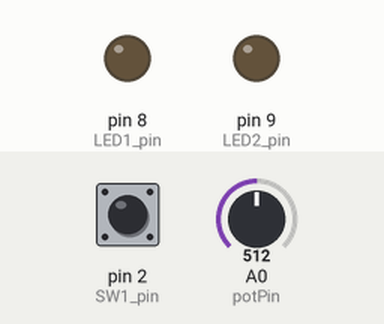
This sketch was run on a simulated Arduino Uno, built with avr-gcc and run on an emulated ATmega328P. Shown: output pins drawn as LEDs (lit = HIGH). Inputs (shaded band) come from the test bench; at power-on: pin 2 (SW1_pin) LOW, A0 (potPin) = 512. What the sketch prints to the serial monitor is not drawn.

Above: at 1.2 s.
1.3 s: pin 2 (SW1_pin) pulled HIGH for 0.15 s
At 1.8 s:
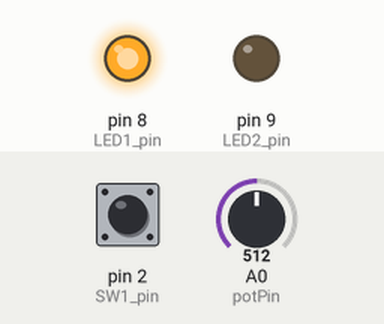
4.4 s: pin 2 (SW1_pin) pulled HIGH for 0.15 s
6.8 s: pin 2 (SW1_pin) pulled HIGH for 3.2 s
At 11.1 s:
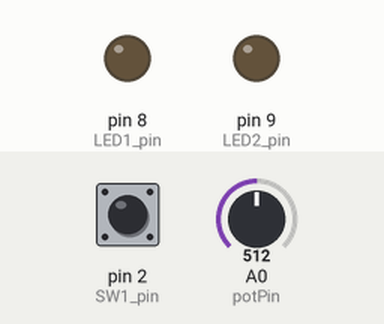
11.5 s: pin 2 (SW1_pin) driven HIGH
At 12.1 s:
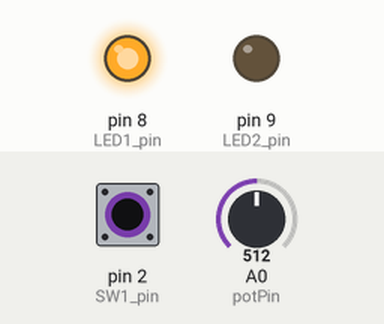
14.5 s: pin 2 (SW1_pin) driven LOW
16.4 s: pin 2 (SW1_pin) pulsed HIGH 5 times (0.12 s each, 0.3 s apart)
At 18.6 s:
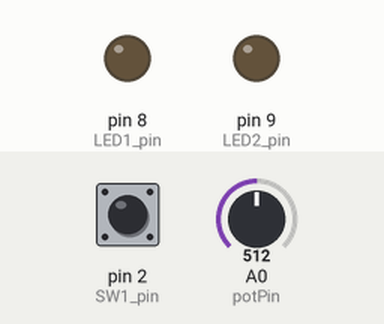
Timing chart, 0 to 20.5 s (numbered marks = the images above; inputs shaded):
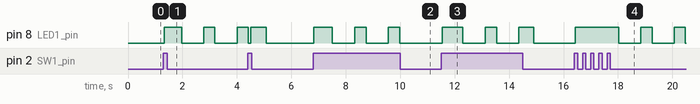

Measured:
- after the input at 1.3 s, pin 8 (LED1_pin): goes HIGH 0.63 s, LOW 0.81 s, HIGH 0.41 s, LOW 0.81 s, then HIGH, starting at once
- after the input at 6.8 s, pin 8 (LED1_pin): LOW → HIGH at once, then repeats every 1.2 s: LOW 0.82 s, HIGH 0.42 s
- after the input at 11.5 s, pin 8 (LED1_pin): goes HIGH 0.76 s, LOW 0.82 s, HIGH 0.42 s, LOW 0.82 s, then HIGH, starting at once
- after the input at 16.4 s, pin 8 (LED1_pin): LOW → HIGH at once, then repeats every 1.2 s: LOW 0.81 s, HIGH 0.41 s

The sketch:

IndicatorLights.ino
```cpp
//switch variables
int  counter=0;
int holdCounter=0;
//left switch
int SW1_pin=2;
int SW1=0;    //switch value
int SW1state;
int lastSW1state=0;

//right switch
int SW2_pin=3;
int SW2=0;    //switch value
int SW2state;
int lastSW2state=0;

//hazard switch
int SW3_pin=4;
int SW3=0;    //switch value
int SW3state;
int lastSW3state=0;

//led variables
int ledCounter=0;
int requiredBlinks=0;
int blinksCounter=0;

//left led
int LED1_pin=8;
int led1State=0;
int lastLed1State=0;

//right led
int LED2_pin=9;
int led2State=0;
int lastLed2State=0;

int potPin=A0; //potentiometer pin
int volum=0;//potentiometer value
int times=0;
int mediu=0;
void setup() {
  pinMode(SW1_pin,INPUT);
  pinMode(SW2_pin,INPUT);
  pinMode(LED1_pin,OUTPUT);
  pinMode(LED2_pin,OUTPUT);
  Serial.begin(9600);
}

void loop() {
  delay(10);
SM_s1();
SM_led();

if(SW1state==2){led1State=2;}

    if((lastSW1state != SW1state) | (lastLed1State != led1State) | (lastSW2state != SW2state) | (lastLed2State != led2State)) {
      Serial.print("Left Switch  State: "); Serial.print(SW1state);
      Serial.print(" | Right Switch State: "); Serial.print(SW2state);
      Serial.print(" | Left led State: "); Serial.print(led1State);
      Serial.print(" | Right led State: "); Serial.print(led2State);
}
}


void SM_s1(){
  SW1= digitalRead(SW1_pin);
  lastSW1state = SW1state;

  switch (SW1state){
    case 0: //reset
      counter=0;
      SW1state=1;
    break;

    case 1 ://press
       if(SW1==HIGH){SW1state=2;}
    break;

    case 2 : //hold
            counter++;
            holdCounter++;
         if(SW1==LOW){SW1state=3;}
         if(holdCounter>50){SW1state=4;requiredBlinks=1000;

           }    //start normal
    break;

    case 3: //released
         if(counter<50 && counter != 0){requiredBlinks=3;}   //start lane switch left
         SW1state=0;
    break;

    case 4: //still holding
        if(SW1==LOW){SW1state=5;holdCounter=0;}
         volum=analogRead(potPin);
         times=map(volum,0,1023,10,100);
    break;

    case 5: //long pressed
        holdCounter++;
        if(holdCounter>=10){SW1state=0;requiredBlinks=0;}  //stop normal mode
        if(SW1==HIGH){SW1state=4;}
    break;
    }
  }

  void SM_s2(){
  SW2= digitalRead(SW2_pin);
  lastSW2state = SW2state;

  switch (SW2state){
    case 0: //reset
      counter=0;
      SW2state=1;
    break;

    case 1 ://pressed

    break;

    case 2 : //release

    break;

    case 3: //LONG PRESSED
    break;

    case 4: //medium presed

    break;
    }
  }

  void SM_led(){
    lastLed1State= led1State;

    switch(led1State){

      case 0 : //reset
         ledCounter=0;
         blinksCounter=0;
         led1State=1;
         mediu=0;
      break;

      case 1 : //  wait
      break;

      case 2 : //turn on
        digitalWrite(LED1_pin,HIGH);
        led1State=3;
      break;

      case 3: //on
        ledCounter++;
      if(ledCounter >= 30){led1State=4;ledCounter=0;}
      //    if(ledCounter >= times/2){led1State=4;ledCounter=0;}

      break;


      case 4: //turn off
        digitalWrite(LED1_pin,LOW);
                blinksCounter++;
        led1State=5;
      break;


      case 5 :   //off
        ledCounter++;
        if(ledCounter >= 70){led1State=2;ledCounter=0;}
      //  if(ledCounter >= times/2){led1State=2;ledCounter=0;}

        if(blinksCounter >= requiredBlinks){led1State=0;}
      break;
      }
}
```
